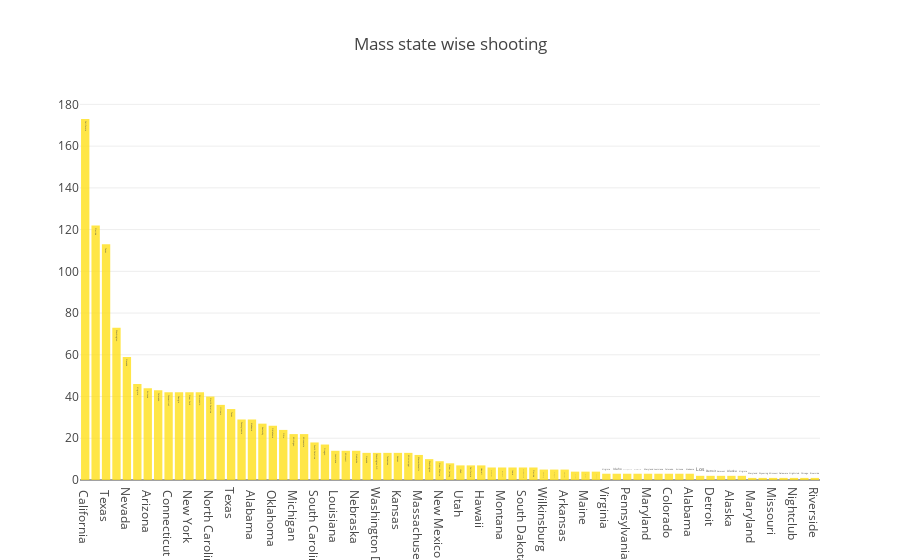

The notebook cell this image was saved under:
### Markdown cell above
### Figure-2

### Code cell
new_state_sum = pd.DataFrame(new_state[['Fatalities','State']].groupby(['State'], as_index=False).sum().sort_values(by='Fatalities',ascending=False))
trace1=go.Bar(x=new_state_sum.State,y=new_state_sum.Fatalities,marker=dict(color='rgba(255, 224, 26, 0.8)'),
             text=new_state_sum.State)
layout=dict(title='Mass state wise shooting')
fig=dict(data=[trace1],layout=layout)
iplot(fig)

### Figure 1 — Plotly figure (JSON) as saved in the notebook; plotly's stock layout.template omitted (floating-point values rounded to 4 significant figures)
{"data": [{"marker": {"color": "rgba(255, 224, 26, 0.8)"}, "text": [" California", " Florida", " Texas", " Washington", "Nevada", " Virginia", " Arizona", " Colorado", " Connecticut", " Georgia", " New York", " Wisconsin", " North Carolina", " Illinois", "Texas", " Pennsylvania", " Alabama", " Kentucky", " Oklahoma", " Ohio", " Michigan", " Minnesota", " South Carolina", " Oregon", " Louisiana", " Missouri", " Nebraska", " Nevada", "Washington D.C.", " Tennessee", " Kansas", " Mississippi", " Massachusetts", "Washington", " New Mexico", " New Jersey", " Utah", "California", " Hawaii", "Kalamazoo", " Montana", " Iowa", " South Dakota", "Florida", "Wilkinsburg", " West Virginia", " Arkansas", "Kansas", " Maine", " Texas ", "Virginia", " Idaho", "Pennsylvania", "New Mexico", "Maryland", "Louisiana", "Colorado", "Arizona", "Alabama", "Los", "Detroit", " Vermont", " Alaska", "  Virginia", " Maryland", " Wyoming", "Missouri", "Delaware", "Nightclub", "Chicago", "Riverside"], "type": "bar", "uid": "777976a1-6d54-419b-885a-5185679e88ab", "x": [" California", " Florida", " Texas", " Washington", "Nevada", " Virginia", " Arizona", " Colorado", " Connecticut", " Georgia", " New York", " Wisconsin", " North Carolina", " Illinois", "Texas", " Pennsylvania", " Alabama", " Kentucky", " Oklahoma", " Ohio", " Michigan", " Minnesota", " South Carolina", " Oregon", " Louisiana", " Missouri", " Nebraska", " Nevada", "Washington D.C.", " Tennessee", " Kansas", " Mississippi", " Massachusetts", "Washington", " New Mexico", " New Jersey", " Utah", "California", " Hawaii", "Kalamazoo", " Montana", " Iowa", " South Dakota", "Florida", "Wilkinsburg", " West Virginia", " Arkansas", "Kansas", " Maine", " Texas ", "Virginia", " Idaho", "Pennsylvania", "New Mexico", "Maryland", "Louisiana", "Colorado", "Arizona", "Alabama", "Los", "Detroit", " Vermont", " Alaska", "  Virginia", " Maryland", " Wyoming", "Missouri", "Delaware", "Nightclub", "Chicago", "Riverside"], "y": [173, 122, 113, 73, 59, 46, 44, 43, 42, 42, 42, 42, 40, 36, 34, 29, 29, 27, 26, 24, 22, 22, 18, 17, 14, 14, 14, 13, 13, 13, 13, 13, 12, 10, 9, 8, 7, 7, 7, 6, 6, 6, 6, 6, 5, 5, 5, 4, 4, 4, 3, 3, 3, 3, 3, 3, 3, 3, 3, 2, 2, 2, 2, 2, 1, 1, 1, 1, 1, 1, 1]}], "layout": {"title": "Mass state wise shooting"}}
